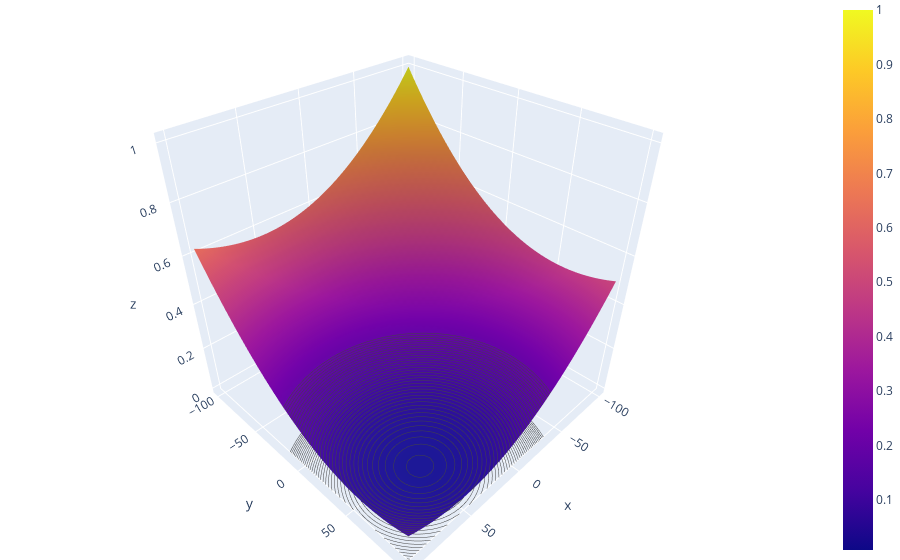

Notebook source saved alongside this figure:
### Code cell
data2=go.Surface(
        x=b1v,
        y=b2v,
        z=costo/costo.max())

fig = go.Figure(data=data2)
fig.update_traces( contours = {
        "z": {"show": True, "start": 0, "end": 0.2, "size": 0.005 , "project_z" : True},

    })

fig.update_layout(margin=dict(l=0, r=0, b=0, t=0))

fig.show()

### Figure 1 — Plotly figure (JSON) as saved in the notebook; plotly's stock layout.template omitted (floating-point values rounded to 4 significant figures; data arrays with more than 128 entries replaced by an {"elided": "..."} marker saying what was removed)
{"data": [{"contours": {"z": {"end": 0.2, "project": {"z": true}, "show": true, "size": 0.005, "start": 0}}, "type": "surface", "x": [-100, -95.92, -91.84, -87.76, -83.67, -79.59, -75.51, -71.43, -67.35, -63.27, -59.18, -55.1, -51.02, -46.94, -42.86, -38.78, -34.69, -30.61, -26.53, -22.45, -18.37, -14.29, -10.2, -6.122, -2.041, 2.041, 6.122, 10.2, 14.29, 18.37, 22.45, 26.53, 30.61, 34.69, 38.78, 42.86, 46.94, 51.02, 55.1, 59.18, 63.27, 67.35, 71.43, 75.51, 79.59, 83.67, 87.76, 91.84, 95.92, 100], "y": [-100, -95.92, -91.84, -87.76, -83.67, -79.59, -75.51, -71.43, -67.35, -63.27, -59.18, -55.1, -51.02, -46.94, -42.86, -38.78, -34.69, -30.61, -26.53, -22.45, -18.37, -14.29, -10.2, -6.122, -2.041, 2.041, 6.122, 10.2, 14.29, 18.37, 22.45, 26.53, 30.61, 34.69, 38.78, 42.86, 46.94, 51.02, 55.1, 59.18, 63.27, 67.35, 71.43, 75.51, 79.59, 83.67, 87.76, 91.84, 95.92, 100], "z": {"elided": "50x50 float values"}}], "layout": {"margin": {"b": 0, "l": 0, "r": 0, "t": 0}}}
